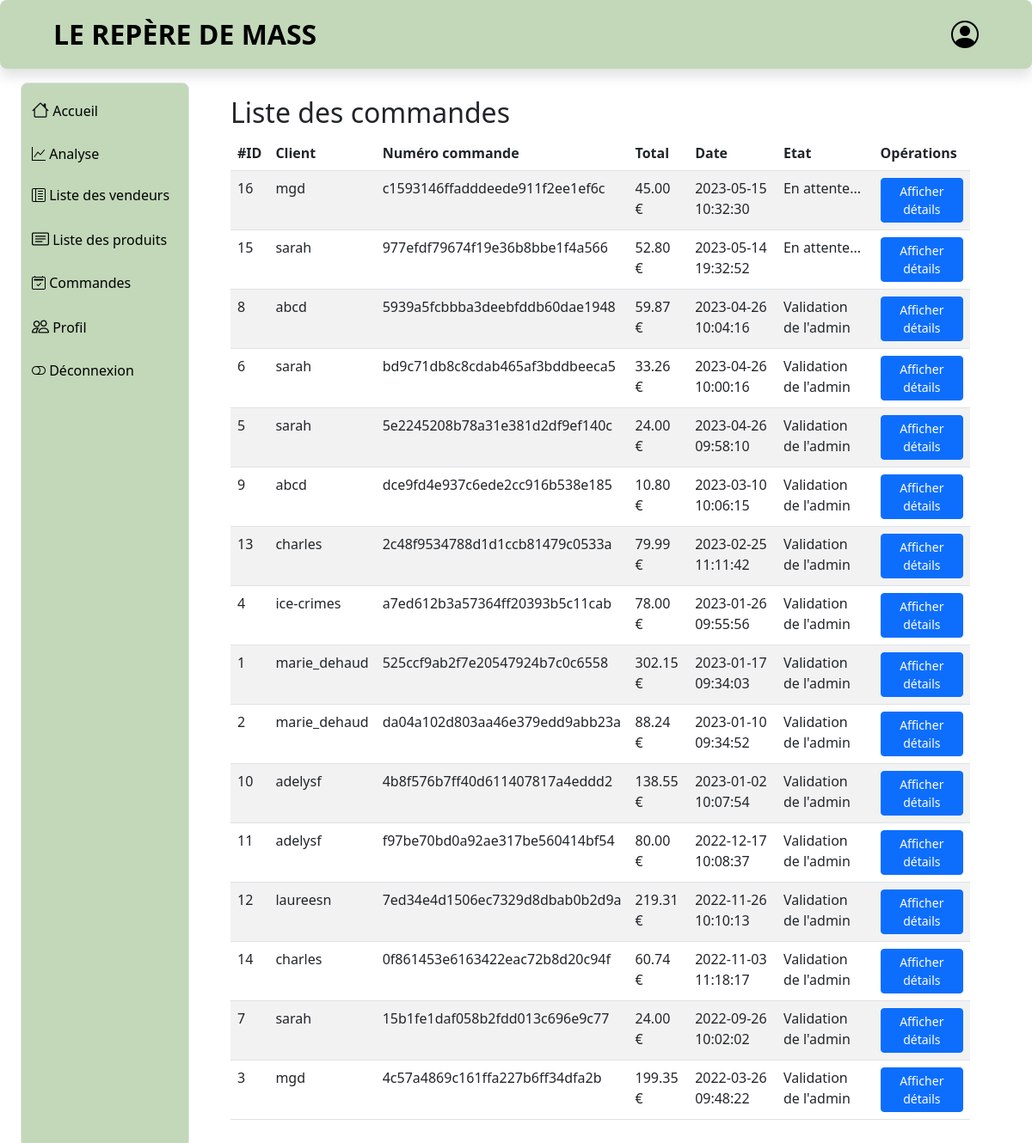
Page /profil/admin/commande.php (signed in) on the earlier database version.
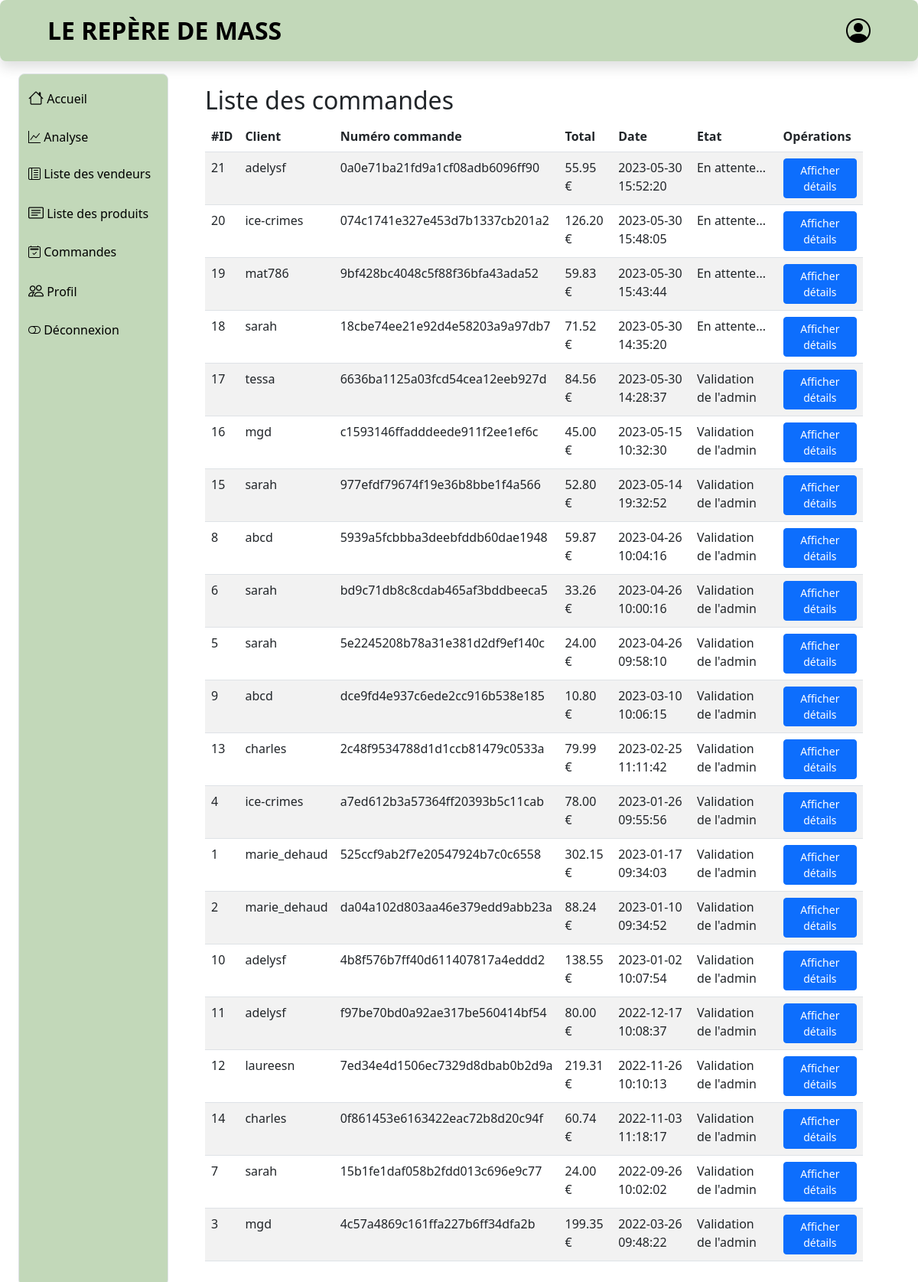
Same page on the later database version.
### tables this page shows
CREATE TABLE `commande` (
  `id` int NOT NULL,
  `id_client` int NOT NULL,
  `nom_prenom` varchar(70) NOT NULL,
  `total` decimal(7,2) NOT NULL,
  `numero_commande` varchar(100) NOT NULL,
  `taille` decimal(10,4) NOT NULL,
  `poids` decimal(10,4) NOT NULL,
  `adresse_livraison` varchar(150) NOT NULL,
  `ville` varchar(150) NOT NULL,
  `code_postal` int NOT NULL,
  `valide` int DEFAULT '0',
  `commande_livre` int NOT NULL DEFAULT '0',
  `date_creation` datetime NOT NULL DEFAULT CURRENT_TIMESTAMP,
  `livraison` varchar(15) NOT NULL,
  `commission` decimal(5,2) NOT NULL DEFAULT '0.00',
  `id_livreur` int DEFAULT NULL
);

CREATE TABLE `utilisateurs` (
  `id` int NOT NULL,
  `nom` varchar(100) NOT NULL,
  `prenom` varchar(100) NOT NULL,
  `pseudo` varchar(100) NOT NULL,
  `ville` varchar(100) NOT NULL,
  `email` varchar(100) NOT NULL,
  `password` text NOT NULL,
  `abonnement` tinyint(1) NOT NULL DEFAULT '0',
  `statut` varchar(40) NOT NULL DEFAULT 'client',
  `token` text NOT NULL,
  `date_inscription` datetime NOT NULL DEFAULT CURRENT_TIMESTAMP
);

### profil/admin/commande.php (the view, shortened to what this page needs)
<!DOCTYPE html>
<html lang="fr">
<head>
    <link href="../css/bootstrap.css" rel="stylesheet">
    <link href="../css/bootstrap-icons.css" rel="stylesheet">
    <link href="../css/sidenav.css" rel="stylesheet">
    <link href="../css/header2.css" rel="stylesheet">
    <link href="../css/index.css" rel="stylesheet">
    <link href="../css/profilpage.css" rel="stylesheet">
</head>
<body>
    <header class="shadow rounded-3 bg-light" id="header-box">
        <div class="container-fluid col-11" id="header-container">
            <div class=" d-flex align-items-center justify-content-between">
                <div class="py-3 col-sm-auto justify-content-center">
                    <div id="title">LE REPÈRE DE MASS</div>
                </div>
                <div class="text-end">
                    <a href="main_ad.php" class="d-block link-dark text-decoration-none">
                        <i id="log-logo" class="bi bi-person-circle"></i>
                    </a>
                </div>
            </div>
        </div>
    </header>
    <div class="mt-3 container-fluid pb-3 flex-grow-1 d-flex flex-column flex-sm-row overflow-auto">
        <div class="row flex-grow-sm-1 flex-grow-0 container-fluid">
            <?php include 'barre_navigation_ad.php';?>
            <main class="col overflow-auto h-100 w-100">
                <div class="container py-2">
                    <div class="container py-2">
                        <h2>Liste des commandes</h2>
                        <table class="table table-striped table-hover">
                            <thead>
                                <tr>
                                    <th>#ID</th>
                                    <th>Client</th>
                                    <th>Numéro commande</th>
                                    <th>Total</th>
                                    <th>Date</th>
                                    <th>Etat</th>
                                    <th>Opérations</th>
                                </tr>
                            </thead>
                            <tbody>
                                <?php
                    require_once '../../include/config.php';
                    $commandes = $bdd->query('SELECT commande.*,utilisateurs.pseudo as "pseudo" FROM commande INNER JOIN utilisateurs ON commande.id_client = utilisateurs.id ORDER BY commande.date_creation DESC')->fetchAll(PDO::FETCH_ASSOC);
                    foreach ($commandes as $commande) {
                    ?>
                        <tr>
                            <td><?php echo $commande['id'] ?></td>
                            <td><?php echo $commande['pseudo'] ?></td>
                            <td><?php echo $commande['numero_commande'] ?></td>
                            <td><?php echo $commande['total'].' €' ?> </td>
                            <td><?php echo $commande['date_creation'] ?></td>
                            <td><?php
                                if($commande['valide'] == 1){
                                    echo "Validation de l'admin";
                                }else echo "En attente...";
                            ?>
                            </td>
                            <td><a class="btn btn-primary btn-sm" href="afficher_commande.php?id=<?php echo $commande['id']?>">Afficher détails</a></td>
                        </tr>
                    <?php
                        }
                    ?>
                        </tbody>
                    </table>
                </div></div>
            </main>
        </div>
    </div>
</body>
</html>

### profil/admin/barre_navigation_ad.php
<aside class="col-sm-3 flex-grow-sm-1 flex-shrink-1 flex-grow-0 sticky-top pb-sm-0 pb-3 col-lg-2">
    <div class="bg-light border rounded-3 p-1 h-100 sticky-top">
        <ul class="nav nav-pills flex-sm-column flex-row mb-auto justify-content-between text-truncate">
            <li class="my-1"><a href="../../index.php" class="nav-link px-2 text-truncate"><i class="bi bi-house fs-5"></i>
                <span class="d-none d-sm-inline">Accueil</span></a>
            </li>
            <li class="my-1"><a href="analyse_ad.php" class="nav-link px-2 text-truncate"><i class="bi bi-graph-up"></i></i>
                <span class="d-none d-sm-inline">Analyse</span></a>
            </li>
            <li class="my-1"><a href="vendeur.php" class="nav-link px-2 text-truncate"><i class="bi bi-layout-text-sidebar-reverse"></i></i>
                <span class="d-none d-sm-inline">Liste des vendeurs</span></a>
            </li>
            <li class="my-1"><a href="produit_ad.php" class="nav-link px-2 text-truncate"><i class="bi bi-card-text fs-5"></i>
                <span class="d-none d-sm-inline">Liste des produits</span> </a>
            </li>
            <li class="my-1 nav-item"><a href="commande.php" class="nav-link px-2 text-truncate"><i class="bi bi-calendar2-check"></i></i>
                <span class="d-none d-sm-inline">Commandes</span> </a>
            </li>
            <li class="my-1"><a href="main_ad.php" class="nav-link px-2 text-truncate"><i class="bi bi-people fs-5"></i>
                <span class="d-none d-sm-inline">Profil</span> </a>
            </li>
            <li class="my-1"><a href="deconnexion.php" class="nav-link px-2 text-truncate"><i class="bi bi-toggle-off"></i></i>
                <span class="d-none d-sm-inline">Déconnexion</span></a>
            </li>
        </ul>
    </div>
</aside>

### profil/css/sidenav.css (style rules this page uses)
i,a { color: black; }
aside { min-width: 220px; }
span { color: black; }

### profil/css/header2.css (style rules this page uses)
* { font-family: system-ui, -apple-system, BlinkMacSystemFont, 'Segoe UI', Roboto, Oxygen, Ubuntu, Cantarell, 'Open Sans', 'Helvetica Neue', sans-serif; }
#title { color: black; font-size:xx-large; font-weight: 700; }

### profil/css/index.css (style rules this page uses)
[class*='container'] { background-clip: content-box; }
.row [class*='col'] { background-clip: content-box; }
.nav-item { background-clip: content-box; }
#log-logo { font-size: xx-large; }

Differences in the rows shown:
added commande: id "21", utilisateurs.pseudo "adelysf", numero_commande "0a0e71ba21fd9a1cf08adb6096ff90", total "55.95", date_creation "2023-05-30 15:52:20", valide "En attente..."
added commande: id "20", utilisateurs.pseudo "ice-crimes", numero_commande "074c1741e327e453d7b1337cb201a2", total "126.20", date_creation "2023-05-30 15:48:05", valide "En attente..."
added commande: id "19", utilisateurs.pseudo "mat786", numero_commande "9bf428bc4048c5f88f36bfa43ada52", total "59.83", date_creation "2023-05-30 15:43:44", valide "En attente..."
added commande: id "18", utilisateurs.pseudo "sarah", numero_commande "18cbe74ee21e92d4e58203a9a97db7", total "71.52", date_creation "2023-05-30 14:35:20", valide "En attente..."
added commande: id "17", utilisateurs.pseudo "tessa", numero_commande "6636ba1125a03fcd54cea12eeb927d", total "84.56", date_creation "2023-05-30 14:28:37", valide "Validation de l'admin"
changed commande "c1593146ffadddeede911f2ee1ef6c": valide "En attente..." → "Validation de l'admin"
changed commande "977efdf79674f19e36b8bbe1f4a566": valide "En attente..." → "Validation de l'admin"
